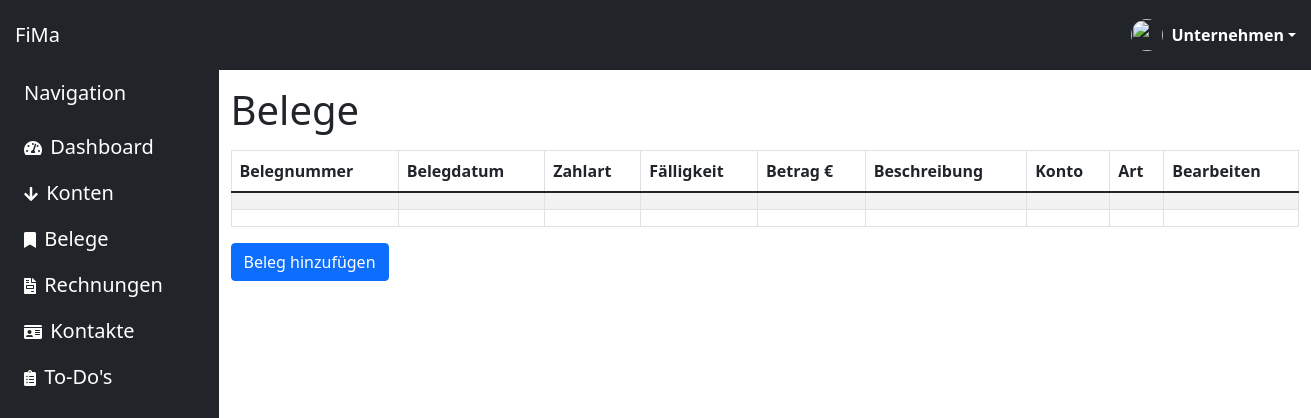
/receipts/ (signed in), run on an earlier commit of the app's database.
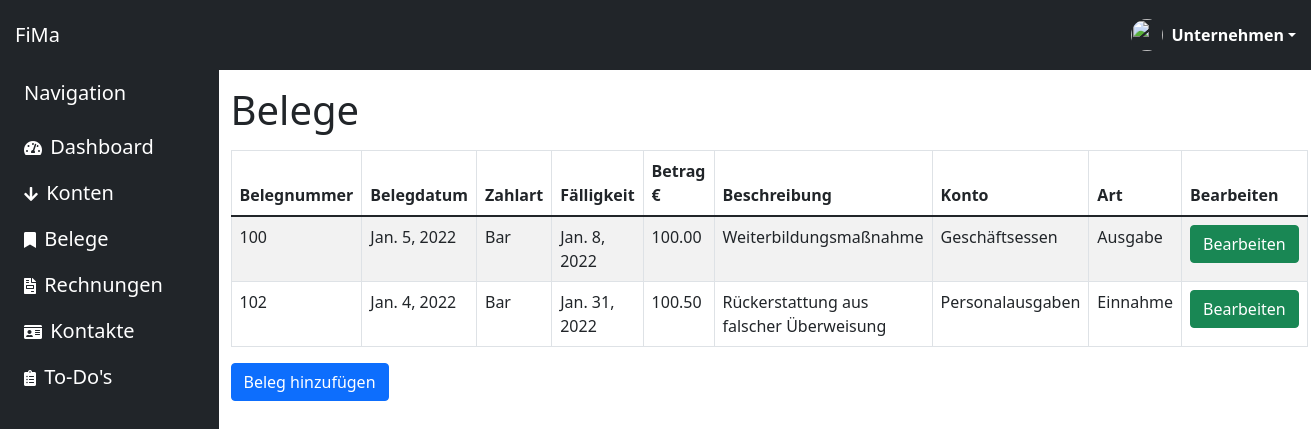
And on a later commit of the database.
### home/models.py (models this page shows)
class receipt(models.Model):
    belegnummer = models.IntegerField()
    belegdatum = models.DateField()
    zahlart_choices = [('Bar','Bar'),
                ('Karte','Karte'),]
    zahlart = models.CharField(max_length=10,choices=zahlart_choices,default="Karte")
    faelligkeit = models.DateField()
    betrag = models.DecimalField(max_digits=10,decimal_places=2)
    beschreibung = models.CharField(max_length=150)
    konto_name = models.ForeignKey('konto',on_delete=models.CASCADE,to_field='name')
    art_choices = [('Einnahme','Einnahme'),
                ('Ausgabe','Ausgabe'),]
    art = models.CharField(max_length=10,choices=art_choices,default="Einnahme")

class konto(models.Model):
    name = models.CharField(max_length=30,primary_key=True)
    bank = models.CharField(max_length=40)
    iban = models.CharField(max_length=22)
    bic = models.CharField(max_length=10)
    kontostand = models.DecimalField(max_digits=10,decimal_places=2)

### home/views.py (the view, shortened to what this page needs)
# urls.py: path('receipts/', views.receipts, name='receipts'),
@login_required()
def receipts(request):
    all_kontos = konto.objects.all()
    all_kontos_dict = {
        'konto': all_kontos
    }
    all_receipts = receipt.objects.all()
    all_receipts_dict = {
        'receipt': all_receipts
    }
    context = {"title": "Belege","all_receipts_dict": all_receipts,"all_kontos_dict":all_kontos}
    return render(request, 'home/receipts.html',context)

### home/templates/home/receipts.html (shortened to what this page needs)
{% extends "home/base.html"%}
{%load static%}
{% block hauptinhalt %}
    <div class="col py-3">
        <h1>Belege</h1>
    <div class="table-responsive">
        <table class="table table-bordered table-hover table-striped">
            <thead>
                <tr>
                    <th>Belegnummer</th>
                    <th>Belegdatum</th>
                    <th>Zahlart</th>
                    <th>Fälligkeit</th>
                    <th>Betrag €</th>
                    <th>Beschreibung</th>
                    <th>Konto</th>
                    <th>Art</th>
                    <th>Bearbeiten</th>
                </tr>
            </thead>
            <tbody>
                {% if all_receipts_dict %}
                {% for receipt in all_receipts_dict %}
                <tr>
                    <td>{{receipt.belegnummer}}</td>
                    <td>{{receipt.belegdatum}}</td>
                    <td>{{receipt.zahlart}}</td>
                    <td>{{receipt.faelligkeit}}</td>
                    <td>{{receipt.betrag}}</td>
                    <td>{{receipt.beschreibung}}</td>
                    <td>{{receipt.konto_name.name}}</td>
                    <td>{{receipt.art}}</td>
                    <td><button name="edit" type="submit" class="btn btn-success editbtn" data-toogle="editmodal" data-target="editmodal">Bearbeiten</button></td>
                </tr>
                {% endfor %}
            </tbody>
            {% else %}
            <tr>
                <td></td>
                <td></td>
                <td></td>
                <td></td>
                <td></td>
                <td></td>
                <td></td>
                <td></td>
                <td></td>
            </tr>
            <tr>
                <td></td>
                <td></td>
                <td></td>
                <td></td>
                <td></td>
                <td></td>
                <td></td>
                <td></td>
                <td></td>
            </tr>
            </tbody>
            {% endif %}
        </table>
    </div>
    <a href="{% url 'edit:editReceipts'%}" class="btn btn-primary">Beleg hinzufügen</a>
</div>
{% endblock hauptinhalt %}

What changed in the data, as far as the page shows it:
added receipt: belegnummer "100", belegdatum "Jan. 5, 2022", zahlart "Bar", faelligkeit "Jan. 8, 2022", betrag "100.00", beschreibung "Weiterbildungsmaßnahme", konto_name.name "Geschäftsessen", art "Ausgabe"
added receipt: belegnummer "102", belegdatum "Jan. 4, 2022", zahlart "Bar", faelligkeit "Jan. 31, 2022", betrag "100.50", beschreibung "Rückerstattung aus falscher Überweisung", konto_name.name "Personalausgaben", art "Einnahme"
